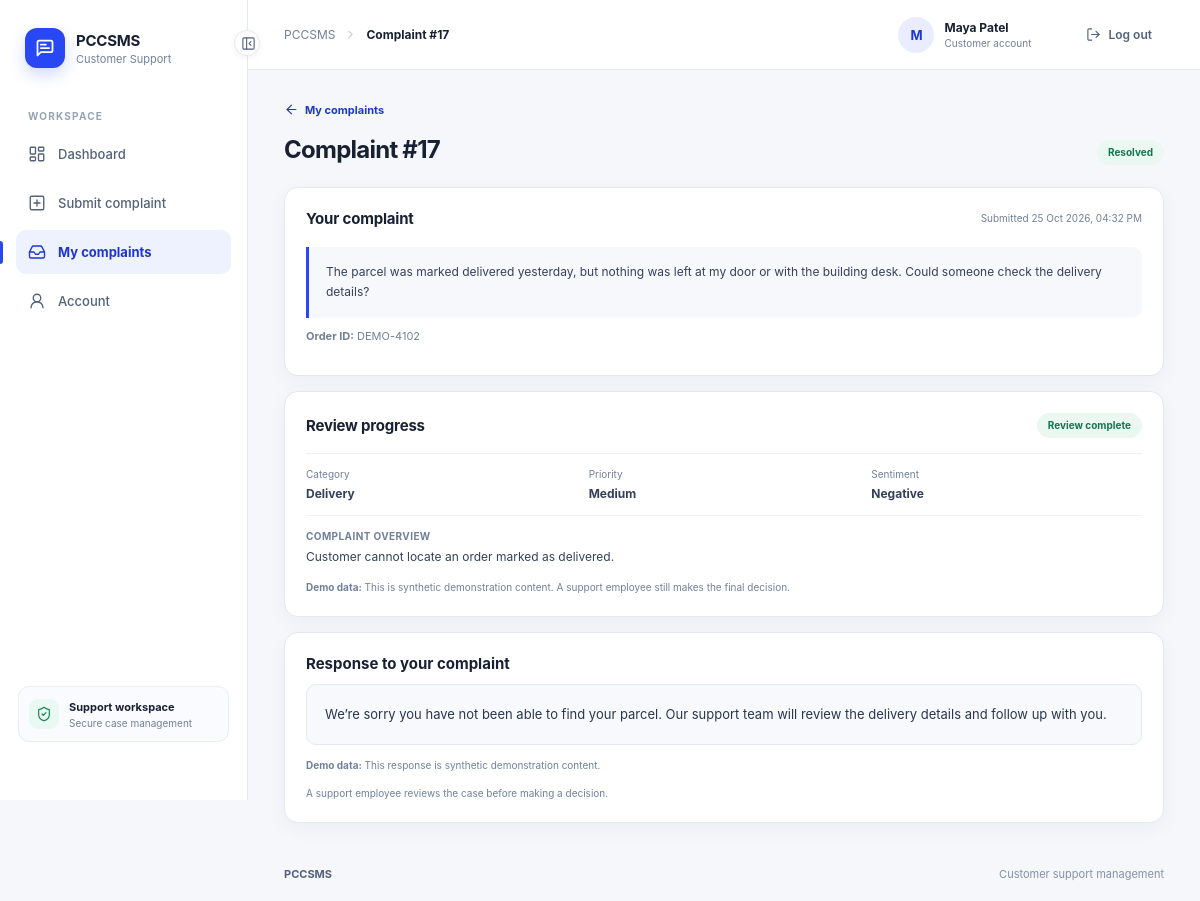
Page /customer/complaints/17 (signed in) on the committed database.
### tables this page shows
CREATE TABLE complaints (
    id INTEGER PRIMARY KEY AUTOINCREMENT,
    customer_name TEXT NOT NULL,
    email TEXT NOT NULL,
    order_id TEXT,
    phone TEXT,
    complaint_text TEXT NOT NULL,
    category TEXT CHECK (category IS NULL OR category IN ('Delivery','Refund','Product','Payment','Account','Other')),
    sentiment TEXT CHECK (sentiment IS NULL OR sentiment IN ('Positive','Neutral','Negative','Very Negative')),
    priority TEXT CHECK (priority IS NULL OR priority IN ('Low','Medium','High','Critical')),
    summary TEXT,
    recommended_action TEXT,
    generated_response TEXT,
    status TEXT NOT NULL DEFAULT 'Pending' CHECK (status IN ('Pending','In Progress','Resolved','Closed')),
    ai_status TEXT NOT NULL DEFAULT 'Pending' CHECK (ai_status IN ('Pending','Completed','Failed')),
    ai_model TEXT,
    ai_analyzed_at TEXT,
    created_at TEXT NOT NULL DEFAULT CURRENT_TIMESTAMP,
    updated_at TEXT NOT NULL DEFAULT CURRENT_TIMESTAMP
, user_id INTEGER REFERENCES users(id) ON DELETE SET NULL);

CREATE TABLE users (
    id INTEGER PRIMARY KEY AUTOINCREMENT,
    name TEXT NOT NULL,
    email TEXT NOT NULL COLLATE NOCASE UNIQUE,
    password_hash TEXT NOT NULL,
    role TEXT NOT NULL CHECK (role IN ('customer','admin')),
    is_active INTEGER NOT NULL DEFAULT 1 CHECK (is_active IN (0,1)),
    created_at TEXT NOT NULL DEFAULT CURRENT_TIMESTAMP,
    updated_at TEXT NOT NULL DEFAULT CURRENT_TIMESTAMP
);

### app.py (the view)
    @app.get("/customer/complaints/<int:complaint_id>")
    @customer_required
    def customer_complaint_detail(complaint_id):
        record = database.get_complaint(complaint_id, user_id=current_user.id)
        if record is None:
            abort(404)
        return render_template("customer/complaint_detail.html", complaint=record)

### auth.py (called while the page is built)
@login_manager.user_loader
def load_user(user_id):
    from database import get_user
    try:
        user = User.from_record(get_user(int(user_id)))
        return user if user and user.is_active else None
    except (TypeError, ValueError):
        return None

def customer_required(view):
    @wraps(view)
    def wrapped(*args, **kwargs):
        if not current_user.is_authenticated:
            return login_manager.unauthorized()
        if current_user.role != "customer":
            abort(403)
        return view(*args, **kwargs)
    return wrapped

    @property
    def is_active(self):
        return self._active

    @classmethod
    def from_record(cls, record):
        return cls(record) if record else None

### database.py (called while the page is built)
def get_db():
    if "db" not in g:
        path = Path(current_app.config["DATABASE_PATH"])
        path.parent.mkdir(parents=True, exist_ok=True)
        connection = sqlite3.connect(path, timeout=10)
        connection.row_factory = sqlite3.Row
        connection.execute("PRAGMA foreign_keys = ON")
        g.db = connection
    return g.db

def get_user(user_id):
    return get_db().execute("SELECT * FROM users WHERE id=?", (user_id,)).fetchone()

def get_complaint(complaint_id, user_id=None):
    if user_id is None:
        return get_db().execute("SELECT * FROM complaints WHERE id = ?", (complaint_id,)).fetchone()
    return get_db().execute("SELECT * FROM complaints WHERE id = ? AND user_id = ?", (complaint_id, user_id)).fetchone()

### templates/customer/complaint_detail.html
{% extends 'shared/base.html' %}
{% block title %}Complaint #{{ complaint.id }}{% endblock %}
{% block content %}
<div class="detail-toolbar">
  <div>
    <a class="back-link" href="{{ url_for('customer_complaints') }}"><i data-lucide="arrow-left"></i> My complaints</a>
    <h1>Complaint #{{ complaint.id }}</h1>
  </div>
  <span class="badge status-{{ complaint.status|lower|replace(' ','-') }}">{{ complaint.status }}</span>
</div>
<div class="detail-main customer-detail">
  <section class="panel detail-card">
    <div class="section-heading">
      <h2>Your complaint</h2>
      <span class="detail-date">Submitted {{ complaint.created_at|datetime }}</span>
    </div>
    <blockquote class="complaint-quote">{{ complaint.complaint_text }}</blockquote>
    {% if complaint.order_id %}<p class="customer-detail-meta"><strong>Order ID:</strong> {{ complaint.order_id }}</p>{% endif %}
  </section>
  <section class="panel detail-card">
    <div class="section-heading">
      <h2>Review progress</h2>
      <span class="badge ai-{{ complaint.ai_status|lower }}">
        {% if complaint.ai_status == 'Completed' %}Review complete{% elif complaint.ai_status == 'Failed' %}Review unavailable{% else %}Review pending{% endif %}
      </span>
    </div>
    {% if complaint.ai_status == 'Completed' %}
      <div class="analysis-tags">
        <div><small>Category</small><strong>{{ complaint.category }}</strong></div>
        <div><small>Priority</small><strong>{{ complaint.priority }}</strong></div>
        <div><small>Sentiment</small><strong>{{ complaint.sentiment }}</strong></div>
      </div>
      <div class="analysis-block"><small>Complaint overview</small><p>{{ complaint.summary }}</p></div>
      {% if complaint.ai_model == 'Synthetic demo' %}
        <p class="customer-review-note"><strong>Demo data:</strong> This is synthetic demonstration content. A support employee still makes the final decision.</p>
      {% else %}
        <p class="customer-review-note">A support employee reviews each case and makes the final decision.</p>
      {% endif %}
    {% elif complaint.ai_status == 'Failed' %}
      <p class="customer-review-note">Your complaint is saved. Its review could not be completed yet; support can still review it.</p>
    {% else %}
      <p class="customer-review-note">Your complaint is saved and its review is in progress.</p>
    {% endif %}
  </section>
  <section class="panel detail-card">
    <h2>Response to your complaint</h2>
    {% if complaint.ai_status == 'Completed' and complaint.generated_response %}
      <div class="response-text">{{ complaint.generated_response }}</div>
      {% if complaint.ai_model == 'Synthetic demo' %}
        <p class="customer-review-note"><strong>Demo data:</strong> This response is synthetic demonstration content.</p>
      {% endif %}
      <p class="customer-review-note">A support employee reviews the case before making a decision.</p>
    {% elif complaint.ai_status == 'Failed' %}
      <p class="customer-review-note">We saved your complaint. A response is not available right now, but our support team can still review your case.</p>
    {% elif complaint.ai_status == 'Completed' %}
      <p class="customer-review-note">The review is complete, but a response is not available for this complaint yet. Our support team can still review your case.</p>
    {% else %}
      <p class="customer-review-note">Your complaint is saved. A response will appear after its review is complete.</p>
    {% endif %}
  </section>
</div>
{% endblock %}

### templates/shared/base.html (shortened to what this page needs)
<!doctype html>
<html lang="en">
<head>
  <link rel="stylesheet" href="{{ url_for('static', filename='css/style.css', v='20261028') }}">
</head>
<body>
<div class="app-layout" id="app-layout">
  <aside class="sidebar" id="sidebar">
    <a class="brand" href="{{ url_for('dashboard') }}" aria-label="PCCSMS home">
      <span class="brand-mark"><i data-lucide="message-square-text"></i></span>
      <span class="brand-copy"><strong>PCCSMS</strong><small>{% if current_user.is_authenticated and current_user.role == 'customer' %}Customer Support{% else %}AI Support{% endif %}</small></span>
    </a>
    <div class="nav-caption">WORKSPACE</div>
    <nav class="side-nav" aria-label="Main navigation">
      {% if current_user.role == 'admin' %}
      <a class="nav-link {% if request.endpoint == 'dashboard' %}active{% endif %}" href="{{ url_for('dashboard') }}" title="Dashboard"><i data-lucide="layout-dashboard"></i><span>Dashboard</span></a>
      <a class="nav-link {% if request.endpoint == 'submit_page' %}active{% endif %}" href="{{ url_for('submit_page') }}" title="New complaint"><i data-lucide="plus-square"></i><span>New complaint</span></a>
      <a class="nav-link {% if request.endpoint in ['complaints','complaint_detail'] %}active{% endif %}" href="{{ url_for('complaints') }}" title="Complaints"><i data-lucide="inbox"></i><span>All complaints</span></a>
      {% else %}
      <a class="nav-link {% if request.endpoint == 'customer_dashboard' %}active{% endif %}" href="{{ url_for('customer_dashboard') }}" title="Dashboard"><i data-lucide="layout-dashboard"></i><span>Dashboard</span></a>
      <a class="nav-link {% if request.endpoint == 'customer_submit_page' %}active{% endif %}" href="{{ url_for('customer_submit_page') }}" title="Submit complaint"><i data-lucide="plus-square"></i><span>Submit complaint</span></a>
      <a class="nav-link {% if request.endpoint in ['customer_complaints','customer_complaint_detail'] %}active{% endif %}" href="{{ url_for('customer_complaints') }}" title="My complaints"><i data-lucide="inbox"></i><span>My complaints</span></a>
      <a class="nav-link {% if request.endpoint == 'customer_account' %}active{% endif %}" href="{{ url_for('customer_account') }}" title="Account"><i data-lucide="user-round"></i><span>Account</span></a>
      {% endif %}
    </nav>
    <div class="sidebar-spacer"></div>
    <div class="sidebar-foot"><span class="sidebar-foot-icon"><i data-lucide="shield-check"></i></span><span><strong>Support workspace</strong><small>Secure case management</small></span></div>
    <button class="collapse-button" id="sidebar-toggle" type="button" aria-label="Collapse navigation" aria-expanded="true" title="Collapse navigation"><i data-lucide="panel-left-close"></i></button>
  </aside>
  <div class="workspace">
    <header class="topbar">
      <div class="topbar-start">
        <div class="breadcrumbs"><span>PCCSMS</span><i data-lucide="chevron-right"></i><strong>{% block breadcrumb %}{{ self.title() }}{% endblock %}</strong></div>
      </div>
      {% if current_user.is_authenticated %}
      <div class="topbar-user">
        <span class="user-avatar" aria-hidden="true">{{ current_user.name[:1]|upper }}</span>
        <span class="user-meta"><strong>{{ current_user.name }}</strong><small>{{ 'Administrator' if current_user.role == 'admin' else 'Customer account' }}</small></span>
        <form method="post" action="{{ url_for('logout') }}"><input type="hidden" name="csrf_token" value="{{ csrf_token() }}"><button class="logout-button" type="submit"><i data-lucide="log-out"></i><span>Log out</span></button></form>
      </div>
      {% else %}<a class="button button-quiet" href="{{ url_for('login') }}">Sign in</a>{% endif %}
    </header>
    <main class="page-shell">{% block content %}{% endblock %}</main>
    <footer class="footer"><span>PCCSMS</span><span>Customer support management</span></footer>
  </div>
</div>
</body>
</html>

### rows in the picture
complaints: id "17", status "Resolved", created_at "25 Oct 2026, 04:32 PM", complaint_text "The parcel was marked delivered yesterday, but nothing was left at my door or with the building desk. Could someone check the delivery details?", order_id "DEMO-4102", category "Delivery", priority "Medium", sentiment "Negative", summary "Customer cannot locate an order marked as delivered.", generated_response "We’re sorry you have not been able to find your parcel. Our support team will review the delivery details and follow up with you."
users: name "M", name "Maya Patel", role "Customer account"
